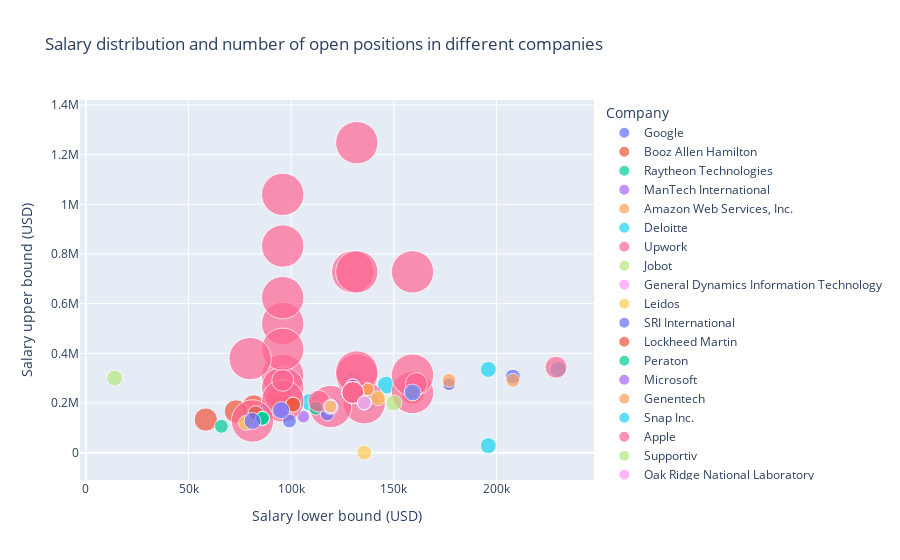

Source (notebook cell):
### Code cell
#| output: true
#| fig-cap: Figure 3. Bubble plot for salary lower and upper bound and number of open positions of different companies. <br>The x-axis and y-axis represent the salary lower and upper bound respectively. The size of the bubbles means the number of open positions for a company. The color means companies that have no less than five opening positions.

fig = px.scatter(comp_salary, 
                 x="salary_lower_bound", y="salary_upper_bound",
                 size="count", size_max=30,
                 color="company_name",
                 labels={
                     "salary_lower_bound": "Salary lower bound (USD)",
                     "salary_upper_bound": "Salary upper bound (USD)",
                     "company_name": "Company"
                 },
                title="Salary distribution and number of open positions in different companies")
fig.show()

### Figure 1 — Plotly figure (JSON) as saved in the notebook; plotly's stock layout.template omitted (floating-point values rounded to 4 significant figures)
{"data": [{"hovertemplate": "Company=Google<br>Salary lower bound (USD)=%{x}<br>Salary upper bound (USD)=%{y}<br>count=%{marker.size}<extra></extra>", "legendgroup": "Google", "marker": {"color": "#636efa", "size": [7, 7, 7, 7], "sizemode": "area", "sizeref": 0.06222, "symbol": "circle"}, "mode": "markers", "name": "Google", "orientation": "v", "showlegend": true, "type": "scatter", "x": [120000, 118000, 139000, 208000], "xaxis": "x", "y": [190000, 177000, 213000, 306000], "yaxis": "y"}, {"hovertemplate": "Company=Booz Allen Hamilton<br>Salary lower bound (USD)=%{x}<br>Salary upper bound (USD)=%{y}<br>count=%{marker.size}<extra></extra>", "legendgroup": "Booz Allen Hamilton", "marker": {"color": "#EF553B", "size": [17, 17, 17, 17, 17, 17, 17, 17], "sizemode": "area", "sizeref": 0.06222, "symbol": "circle"}, "mode": "markers", "name": "Booz Allen Hamilton", "orientation": "v", "showlegend": true, "type": "scatter", "x": [81800, 58400, 93300, 73100, 93300, 159100.0, 93300, 93300], "xaxis": "x", "y": [186000, 133000, 212000, 166000, 212000, 242100.0, 212000, 212000], "yaxis": "y"}, {"hovertemplate": "Company=Raytheon Technologies<br>Salary lower bound (USD)=%{x}<br>Salary upper bound (USD)=%{y}<br>count=%{marker.size}<extra></extra>", "legendgroup": "Raytheon Technologies", "marker": {"color": "#00cc96", "size": [5], "sizemode": "area", "sizeref": 0.06222, "symbol": "circle"}, "mode": "markers", "name": "Raytheon Technologies", "orientation": "v", "showlegend": true, "type": "scatter", "x": [176900.0], "xaxis": "x", "y": [275500.0], "yaxis": "y"}, {"hovertemplate": "Company=ManTech International<br>Salary lower bound (USD)=%{x}<br>Salary upper bound (USD)=%{y}<br>count=%{marker.size}<extra></extra>", "legendgroup": "ManTech International", "marker": {"color": "#ab63fa", "size": [5, 5, 5], "sizemode": "area", "sizeref": 0.06222, "symbol": "circle"}, "mode": "markers", "name": "ManTech International", "orientation": "v", "showlegend": true, "type": "scatter", "x": [176900.0, 137000, 105900], "xaxis": "x", "y": [275500.0, 190000, 145000], "yaxis": "y"}, {"hovertemplate": "Company=Amazon Web Services, Inc.<br>Salary lower bound (USD)=%{x}<br>Salary upper bound (USD)=%{y}<br>count=%{marker.size}<extra></extra>", "legendgroup": "Amazon Web Services, Inc.", "marker": {"color": "#FFA15A", "size": [6, 6, 6], "sizemode": "area", "sizeref": 0.06222, "symbol": "circle"}, "mode": "markers", "name": "Amazon Web Services, Inc.", "orientation": "v", "showlegend": true, "type": "scatter", "x": [176900.0, 208000, 130000.0], "xaxis": "x", "y": [291200, 291200, 291200], "yaxis": "y"}, {"hovertemplate": "Company=Deloitte<br>Salary lower bound (USD)=%{x}<br>Salary upper bound (USD)=%{y}<br>count=%{marker.size}<extra></extra>", "legendgroup": "Deloitte", "marker": {"color": "#19d3f3", "size": [10, 10, 10, 10, 10, 10, 10, 10], "sizemode": "area", "sizeref": 0.06222, "symbol": "circle"}, "mode": "markers", "name": "Deloitte", "orientation": "v", "showlegend": true, "type": "scatter", "x": [146300, 95140.0, 130000.0, 86425, 86425, 109200, 82600, 135600.0], "xaxis": "x", "y": [271700, 171000.0, 291200, 159165, 159165, 202800, 153400, 200800.0], "yaxis": "y"}, {"hovertemplate": "Company=Upwork<br>Salary lower bound (USD)=%{x}<br>Salary upper bound (USD)=%{y}<br>count=%{marker.size}<extra></extra>", "legendgroup": "Upwork", "marker": {"color": "#FF6692", "size": [56, 56, 56, 56, 56, 56, 56, 56, 56, 56, 56, 56, 56, 56, 56, 56, 56, 56, 56, 56, 56, 56], "sizemode": "area", "sizeref": 0.06222, "symbol": "circle"}, "mode": "markers", "name": "Upwork", "orientation": "v", "showlegend": true, "type": "scatter", "x": [132000.0, 132000.0, 130000.0, 159100.0, 159100.0, 135600.0, 95870.0, 95870.0, 95870.0, 95870.0, 95870.0, 119200.0, null, null, 132000.0, 132000.0, 81120.0, 159100.0, 95870.0, 95870.0, 95870.0, 80000], "xaxis": "x", "y": [312000, 1248000, 728000, 728000, 242100.0, 200800.0, 520000, 832000, 311300.0, 260000, 208000, 185600.0, 509600, 728000, 728000, 324500.0, 127500.0, 312000, 624000, 1040000, 416000, 378600], "yaxis": "y"}, {"hovertemplate": "Company=Jobot<br>Salary lower bound (USD)=%{x}<br>Salary upper bound (USD)=%{y}<br>count=%{marker.size}<extra></extra>", "legendgroup": "Jobot", "marker": {"color": "#B6E880", "size": [8, 8], "sizemode": "area", "sizeref": 0.06222, "symbol": "circle"}, "mode": "markers", "name": "Jobot", "orientation": "v", "showlegend": true, "type": "scatter", "x": [150000, 14000], "xaxis": "x", "y": [200000, 300000], "yaxis": "y"}, {"hovertemplate": "Company=General Dynamics Information Technology<br>Salary lower bound (USD)=%{x}<br>Salary upper bound (USD)=%{y}<br>count=%{marker.size}<extra></extra>", "legendgroup": "General Dynamics Information Technology", "marker": {"color": "#FF97FF", "size": [5, 5], "sizemode": "area", "sizeref": 0.06222, "symbol": "circle"}, "mode": "markers", "name": "General Dynamics Information Technology", "orientation": "v", "showlegend": true, "type": "scatter", "x": [81120.0, 95140.0], "xaxis": "x", "y": [127500.0, 171000.0], "yaxis": "y"}, {"hovertemplate": "Company=Leidos<br>Salary lower bound (USD)=%{x}<br>Salary upper bound (USD)=%{y}<br>count=%{marker.size}<extra></extra>", "legendgroup": "Leidos", "marker": {"color": "#FECB52", "size": [7, 7, 7, 7], "sizemode": "area", "sizeref": 0.06222, "symbol": "circle"}, "mode": "markers", "name": "Leidos", "orientation": "v", "showlegend": true, "type": "scatter", "x": [78000, 118300, 142350, 135600.0], "xaxis": "x", "y": [120000, 182000, 219000, 53.3], "yaxis": "y"}, {"hovertemplate": "Company=SRI International<br>Salary lower bound (USD)=%{x}<br>Salary upper bound (USD)=%{y}<br>count=%{marker.size}<extra></extra>", "legendgroup": "SRI International", "marker": {"color": "#636efa", "size": [6, 6], "sizemode": "area", "sizeref": 0.06222, "symbol": "circle"}, "mode": "markers", "name": "SRI International", "orientation": "v", "showlegend": true, "type": "scatter", "x": [99138, 117545], "xaxis": "x", "y": [127377, 155744], "yaxis": "y"}, {"hovertemplate": "Company=Lockheed Martin<br>Salary lower bound (USD)=%{x}<br>Salary upper bound (USD)=%{y}<br>count=%{marker.size}<extra></extra>", "legendgroup": "Lockheed Martin", "marker": {"color": "#EF553B", "size": [7, 7, 7, 7, 7, 7], "sizemode": "area", "sizeref": 0.06222, "symbol": "circle"}, "mode": "markers", "name": "Lockheed Martin", "orientation": "v", "showlegend": true, "type": "scatter", "x": [130000.0, 100900, 159100.0, 119200.0, 100900, 82700], "xaxis": "x", "y": [266700.0, 193300, 242100.0, 185600.0, 193300, 158500], "yaxis": "y"}, {"hovertemplate": "Company=Peraton<br>Salary lower bound (USD)=%{x}<br>Salary upper bound (USD)=%{y}<br>count=%{marker.size}<extra></extra>", "legendgroup": "Peraton", "marker": {"color": "#00cc96", "size": [6, 6, 6, 6, 6], "sizemode": "area", "sizeref": 0.06222, "symbol": "circle"}, "mode": "markers", "name": "Peraton", "orientation": "v", "showlegend": true, "type": "scatter", "x": [86000, 112000, 86000, 86000, 66000], "xaxis": "x", "y": [138000, 179000, 138000, 138000, 106000], "yaxis": "y"}, {"hovertemplate": "Company=Microsoft<br>Salary lower bound (USD)=%{x}<br>Salary upper bound (USD)=%{y}<br>count=%{marker.size}<extra></extra>", "legendgroup": "Microsoft", "marker": {"color": "#ab63fa", "size": [7, 7, 7], "sizemode": "area", "sizeref": 0.06222, "symbol": "circle"}, "mode": "markers", "name": "Microsoft", "orientation": "v", "showlegend": true, "type": "scatter", "x": [130000.0, 119200.0, 135600.0], "xaxis": "x", "y": [266700.0, 185600.0, 200800.0], "yaxis": "y"}, {"hovertemplate": "Company=Genentech<br>Salary lower bound (USD)=%{x}<br>Salary upper bound (USD)=%{y}<br>count=%{marker.size}<extra></extra>", "legendgroup": "Genentech", "marker": {"color": "#FFA15A", "size": [5, 5], "sizemode": "area", "sizeref": 0.06222, "symbol": "circle"}, "mode": "markers", "name": "Genentech", "orientation": "v", "showlegend": true, "type": "scatter", "x": [137300, 137300], "xaxis": "x", "y": [255100, 255100], "yaxis": "y"}, {"hovertemplate": "Company=Snap Inc.<br>Salary lower bound (USD)=%{x}<br>Salary upper bound (USD)=%{y}<br>count=%{marker.size}<extra></extra>", "legendgroup": "Snap Inc.", "marker": {"color": "#19d3f3", "size": [8, 8, 8, 8], "sizemode": "area", "sizeref": 0.06222, "symbol": "circle"}, "mode": "markers", "name": "Snap Inc.", "orientation": "v", "showlegend": true, "type": "scatter", "x": [196000, 159100.0, 196000, 230000], "xaxis": "x", "y": [28000, 242100.0, 335000, 335000], "yaxis": "y"}, {"hovertemplate": "Company=Apple<br>Salary lower bound (USD)=%{x}<br>Salary upper bound (USD)=%{y}<br>count=%{marker.size}<extra></extra>", "legendgroup": "Apple", "marker": {"color": "#FF6692", "size": [15, 15, 15, 15, 15, 15, 15, 15, 15], "sizemode": "area", "sizeref": 0.06222, "symbol": "circle"}, "mode": "markers", "name": "Apple", "orientation": "v", "showlegend": true, "type": "scatter", "x": [130000, 130000, 113500, 161000, 130000, 229000, 130000, 95870.0, 130000], "xaxis": "x", "y": [242000, 242000, 207000, 278000, 242000, 343500, 242000, 291200, 242000], "yaxis": "y"}, {"hovertemplate": "Company=Supportiv<br>Salary lower bound (USD)=%{x}<br>Salary upper bound (USD)=%{y}<br>count=%{marker.size}<extra></extra>", "legendgroup": "Supportiv", "marker": {"color": "#B6E880", "size": [6], "sizemode": "area", "sizeref": 0.06222, "symbol": "circle"}, "mode": "markers", "name": "Supportiv", "orientation": "v", "showlegend": true, "type": "scatter", "x": [135600.0], "xaxis": "x", "y": [200800.0], "yaxis": "y"}, {"hovertemplate": "Company=Oak Ridge National Laboratory<br>Salary lower bound (USD)=%{x}<br>Salary upper bound (USD)=%{y}<br>count=%{marker.size}<extra></extra>", "legendgroup": "Oak Ridge National Laboratory", "marker": {"color": "#FF97FF", "size": [6, 6, 6], "sizemode": "area", "sizeref": 0.06222, "symbol": "circle"}, "mode": "markers", "name": "Oak Ridge National Laboratory", "orientation": "v", "showlegend": true, "type": "scatter", "x": [135600.0, 119200.0, 159100.0], "xaxis": "x", "y": [200800.0, 185600.0, 242100.0], "yaxis": "y"}, {"hovertemplate": "Company=STR<br>Salary lower bound (USD)=%{x}<br>Salary upper bound (USD)=%{y}<br>count=%{marker.size}<extra></extra>", "legendgroup": "STR", "marker": {"color": "#FECB52", "size": [5, 5], "sizemode": "area", "sizeref": 0.06222, "symbol": "circle"}, "mode": "markers", "name": "STR", "orientation": "v", "showlegend": true, "type": "scatter", "x": [119200.0, 159100.0], "xaxis": "x", "y": [185600.0, 242100.0], "yaxis": "y"}, {"hovertemplate": "Company=Walmart<br>Salary lower bound (USD)=%{x}<br>Salary upper bound (USD)=%{y}<br>count=%{marker.size}<extra></extra>", "legendgroup": "Walmart", "marker": {"color": "#636efa", "size": [9, 9, 9], "sizemode": "area", "sizeref": 0.06222, "symbol": "circle"}, "mode": "markers", "name": "Walmart", "orientation": "v", "showlegend": true, "type": "scatter", "x": [81120.0, 95140.0, 159100.0], "xaxis": "x", "y": [127500.0, 171000.0, 242100.0], "yaxis": "y"}], "layout": {"legend": {"itemsizing": "constant", "title": {"text": "Company"}, "tracegroupgap": 0}, "title": {"text": "Salary distribution and number of open positions in different companies"}, "xaxis": {"anchor": "y", "domain": [0, 1], "title": {"text": "Salary lower bound (USD)"}}, "yaxis": {"anchor": "x", "domain": [0, 1], "title": {"text": "Salary upper bound (USD)"}}}}
